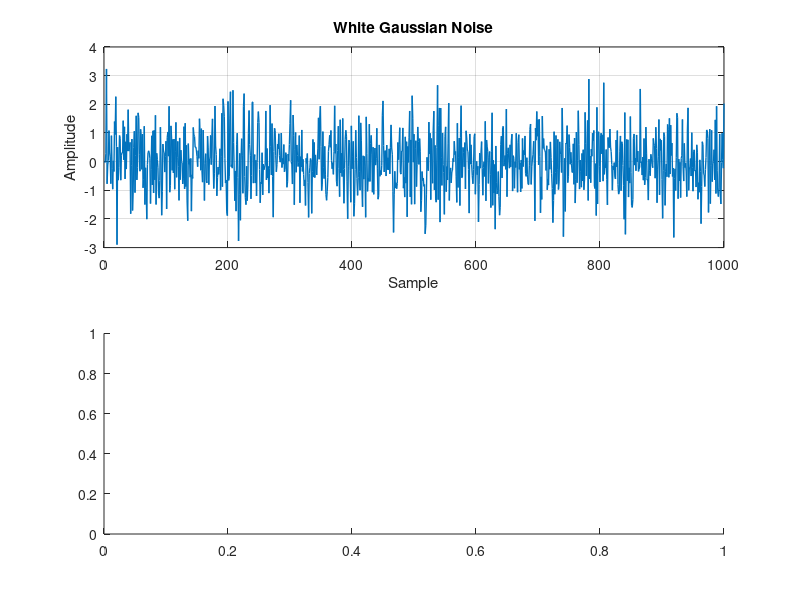

MATLAB code for this plot: (Note: this script raises an error after producing the figure.)
%{
Problem 15: Random Signal Analysis
• Generate white Gaussian noise 
• Analyze statistical properties
Verify theoretical expectations
%}
% Problem 15: Random Signal Analysis
% Generate white Gaussian noise and analyze its statistical properties

clc;
clear;
close all;

% Generate white Gaussian noise
N = 1000;
x = randn(1,N);

% Statistical properties
m = mean(x);
v = var(x);
s = std(x);

% Display results
fprintf('Mean = %.4f\n', m);
fprintf('Variance = %.4f\n', v);
fprintf('Standard Deviation = %.4f\n', s);

% Plot
figure;

subplot(2,1,1);
plot(x,'LineWidth',1);
title('White Gaussian Noise');
xlabel('Sample');
ylabel('Amplitude');
grid on;

subplot(2,1,2);
histogram(x,30);
title('Histogram of White Gaussian Noise');
xlabel('Amplitude');
ylabel('Frequency');
grid on;
